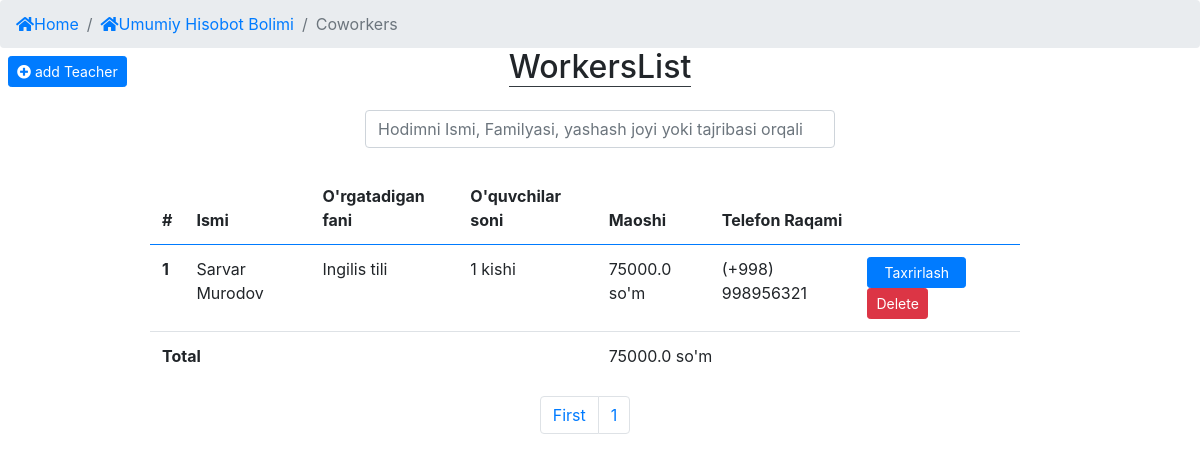
/profile/all/teachers/ (signed in), run on the app's committed database.
### app/models.py (models this page shows, shortened)
class Teacher(models.Model):
    f_name = models.CharField(_("To'liq ismi"), max_length=100)
    subject = models.ForeignKey(Subject, verbose_name=_("O'qitadigan fani"), on_delete=models.CASCADE)
    address = models.CharField(_("Manzil"), max_length=100)
    phone_num = models.CharField(_("Telefon raqami"), max_length=9)
    registred_time = models.DateTimeField(_("royhatga olingan vaqt"), auto_now_add=True)
    def __str__(self):
        return f'{self.f_name} from {self.subject.name}'
    """Bitta fan uchun shu oyda qancha tolanganligini ko'rsatadi"""
    @property
    def this_month_payment(self):
        oy = int(datetime.now().month)
        payment = self.payment_set.all()
        this_month = []
        for i in payment:
            if i.payed_date.month == oy:
                this_month.append(i)
        total = sum([i.payment for i in this_month])
        return total
    """Bitta o'qituvchi qancha oylik olishligini ko'rsatadi"""
    @property
    def salary(self):
        total = self.this_month_payment / 2
        return total
    """Hamma o'qituvchi qancha olishligini ko'rsatadi"""
    @property
    def get_total_salary(self):
        teacher = Teacher.objects.all()
        total = sum([i.salary for i in teacher])
        return total
    """Bitta O'qituvchida nechta o'quvchi borligini ko'rsatadi"""
    @property
    def self_students(self):
        student = self.student_set.all().count()
        return student

class Subject(models.Model):
    name =models.CharField(_("Fan nomi"), max_length=100)
    added_date = models.DateTimeField(_("qoshilgan fani"), auto_now_add=True)
    def __str__(self):
        return self.name
    """Bitta fan uchun shu oyda qancha tolanganligini ko'rsatadi"""
    """Bitta fanda nechta o'qituvchi borligini ko'rsatadi"""
    """Bitta fanda nechta o'quvchi borligini ko'rsatadi"""

class Payment(models.Model):
    student = models.ForeignKey(Student, verbose_name=_("Talaba"), on_delete=models.CASCADE)
    subject = models.ForeignKey(Subject, verbose_name=_("Qaysi fan uchun"), on_delete=models.CASCADE)
    teacher = models.ForeignKey(Teacher, verbose_name=_("O'qituvchisi"), on_delete=models.CASCADE)
    payment = models.IntegerField(_("Tolov summasi"), default=0)
    payed_date = models.DateTimeField(_("To'langan vaqt"), auto_now_add=True)
    """To'langan umumiy summa olish"""
    """O'qituvchilarga To'lanadigan umumiy summa"""
    """Centerning umumiy harajatlari"""
    """Centerga qoladigan soft foyda"""

### app/views.py (the view)
# urls.py: path("all/teachers/", TeachersList.as_view(), name="TeacherList"),
class TeachersList(ListView):
    model = Teacher
    template_name = 'coworkers/workers.html'
    ordering = '-registred_time'
    paginate_by = 5

### app/templates/coworkers/workers.html (shortened to what this page needs)
{% extends "index.html" %}
{% block content %}
<nav aria-label="breadcrumb" class="fixed-top">
    <ol class="breadcrumb">
        <li class="breadcrumb-item"><a href="{% url 'app:Home' %}"><i class="fas fa-home"></i>Home</a></li>
        <li class="breadcrumb-item"><a href="{% url 'app:ReportSection' %}"><i class="fas fa-home"></i>Umumiy Hisobot Bolimi</a></li>
        <li class="breadcrumb-item active" aria-current="page">Coworkers</li>
    </ol>
</nav>
<div class="text-left fixed-top mt-5">
    <a href="{% url 'app:RegisterTeacher' %}" class="btn btn-primary btn-sm mt-2 ml-2"><i class="fas fa-plus-circle"></i> add Teacher</a>
</div>
<div class="wrapper mt-5">
    <h2 class="text-center"><span class="border-bottom border-dark"> WorkersList </span></h2>
</div>
<div class="col-md-5 m-auto">
    <form action="" class="my-4" method="get">
        <input class="form-control" type="search" name="W" aria-label="search" placeholder="Hodimni Ismi, Familyasi, yashash joyi yoki tajribasi orqali qidiring!">
    </form>
</div>
<div class="row" style="margin-right: 15px;">
    <div class="col-md-9 m-auto">
        <table class="table table-hover table-borderless">
            <thead class="border-bottom border-primary">
                <tr>
                    <th>#</th>
                    <th>Ismi</th>
                    <th>O'rgatadigan fani</th>
                    <th>O'quvchilar soni</th>
                    <th>Maoshi</th>
                    <th>Telefon Raqami</th>
                    <th></th>
                  </tr>
            </thead>
            <tbody>
                {% for i in object_list %}
                    <tr class="border-bottom">
                        <th>{{ forloop.counter }}</th>
                        <td> {{i.f_name}} </td>
                        <td> {{i.subject}} </td>
                        <td> {{i.self_students}} kishi</td>
                        <td> {{i.salary}} so'm </td>
                        <td> (+998) {{i.phone_num}} </td>
                        <td> <a href="{% url 'app:UpdateTeacher' pk=i.pk  %}" class="btn btn-primary px-3 btn-sm">Taxrirlash</a>
                            {% if user.admin == True %}
                                <button type="button" class="btn btn-sm btn-danger" data-toggle="modal" data-target="#exampleModal{{i.pk}}">
                                    Delete
                                </button>
                            {% endif %}
                        </td>
                    </tr>
                          </div>
                {% endfor %}
                {% for i in object_list %}
                    {% if forloop.counter == 1 %}
                        {% if i.get_total_salary %}
                            <tr>
                                <th colspan="4">Total</th>
                                <td colspan="3"> {{ i.get_total_salary }} so'm</td>
                            </tr>
                        {% endif %}
                    {% endif %}
                {% endfor %}
        <nav aria-label="Page navigation example">
            <ul class="pagination justify-content-center">
                <li class="page-item"><a href="?page=1" class="page-link">First</a></li>
                <li class="page-item"><a href="?page={{ page_obj.number }}" class="page-link">{{ page_obj.number }}</a></li>
            </ul>
        </nav>
    </div>
{% endblock content %}

### data on the page
Teacher: f_name "Sarvar Murodov", subject "Ingilis tili", self_students "1", salary "75000.0", phone_num "998956321", get_total_salary "75000.0"

### other printed values
{{ page_obj.number }} "1"
